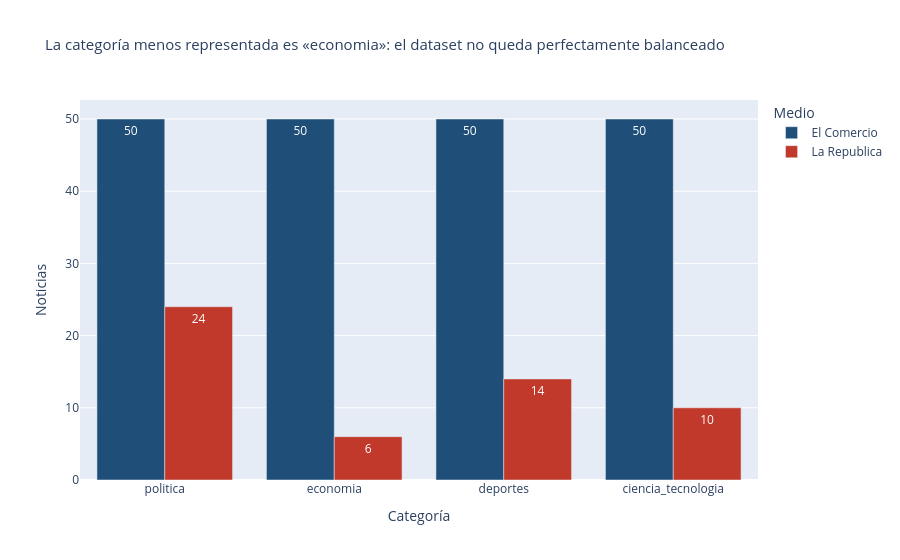

Notebook source saved alongside this figure:
### Code cell
# Gráfico 1 – distribución por categoría y medio
g1 = df.groupby(["etiqueta", "medio"]).size().rename("n").reset_index()
balanceado = g1["n"].nunique() == 1
titulo1 = ("El dataset está balanceado: 50 noticias por categoría en cada medio"
           if balanceado else
           f"La categoría menos representada es «{g1.groupby('etiqueta')['n'].sum().idxmin()}»: "
           "el dataset no queda perfectamente balanceado")
fig1 = px.bar(g1, x="etiqueta", y="n", color="medio", barmode="group", text="n",
              color_discrete_map=COLORES, category_orders={"etiqueta": CATEGORIAS},
              labels={"etiqueta": "Categoría", "n": "Noticias", "medio": "Medio"},
              title=titulo1)
fig1.update_layout(title_font_size=15)
fig1.show()

### Figure 1 — Plotly figure (JSON) as saved in the notebook; plotly's stock layout.template omitted (floating-point values rounded to 4 significant figures)
{"data": [{"alignmentgroup": "True", "hovertemplate": "Medio=El Comercio<br>Categoría=%{x}<br>Noticias=%{text}<extra></extra>", "legendgroup": "El Comercio", "marker": {"color": "#1F4E79", "pattern": {"shape": ""}}, "name": "El Comercio", "offsetgroup": "El Comercio", "orientation": "v", "showlegend": true, "text": [50.0, 50.0, 50.0, 50.0], "textposition": "auto", "type": "bar", "x": ["ciencia_tecnologia", "deportes", "economia", "politica"], "xaxis": "x", "y": [50, 50, 50, 50], "yaxis": "y"}, {"alignmentgroup": "True", "hovertemplate": "Medio=La Republica<br>Categoría=%{x}<br>Noticias=%{text}<extra></extra>", "legendgroup": "La Republica", "marker": {"color": "#C0392B", "pattern": {"shape": ""}}, "name": "La Republica", "offsetgroup": "La Republica", "orientation": "v", "showlegend": true, "text": [10.0, 14.0, 6.0, 24.0], "textposition": "auto", "type": "bar", "x": ["ciencia_tecnologia", "deportes", "economia", "politica"], "xaxis": "x", "y": [10, 14, 6, 24], "yaxis": "y"}], "layout": {"barmode": "group", "legend": {"title": {"text": "Medio"}, "tracegroupgap": 0}, "title": {"font": {"size": 15}, "text": "La categoría menos representada es «economia»: el dataset no queda perfectamente balanceado"}, "xaxis": {"anchor": "y", "categoryarray": ["politica", "economia", "deportes", "ciencia_tecnologia"], "categoryorder": "array", "domain": [0, 1], "title": {"text": "Categoría"}}, "yaxis": {"anchor": "x", "domain": [0, 1], "title": {"text": "Noticias"}}}}
